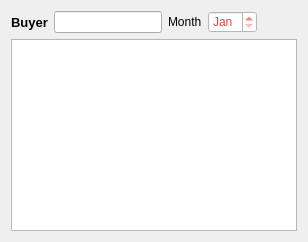
      <widget class="QWidget" name="deals_tab">
       <attribute name="icon">
        <iconset resource="resource.qrc">
         <normaloff>:/images/img/sales-icon-large.png</normaloff>:/images/img/sales-icon-large.png</iconset>
       </attribute>
       <attribute name="title">
        <string>Sales</string>
       </attribute>
       <attribute name="toolTip">
        <string>&lt;html&gt;&lt;head/&gt;&lt;body&gt;&lt;p&gt;&lt;img src=&quot;:/images/img/sales-icon-large.png&quot;/&gt;&lt;/p&gt;&lt;p&gt;&lt;span style=&quot; font-size:12pt; font-weight:600; color:#404244;&quot;&gt;The Details of sales with dealers.&lt;br/&gt;You can filter through the details of sales in the tab.&lt;/span&gt;&lt;/p&gt;&lt;/body&gt;&lt;/html&gt;</string>
       </attribute>
       <layout class="QGridLayout" name="gridLayout_5">
        <item row="0" column="0">
         <layout class="QHBoxLayout" name="horizontalLayout_11">
          <item>
           <layout class="QHBoxLayout" name="horizontalLayout_10">
            <item>
             <layout class="QFormLayout" name="formLayout_2">
              <item row="0" column="0">
               <widget class="QLabel" name="label_2">
                <property name="font">
                 <font>
                  <pointsize>10</pointsize>
                  <weight>75</weight>
                  <bold>true</bold>
                 </font>
                </property>
                <property name="styleSheet">
                 <string notr="true">color: rgb(3, 3, 3);</string>
                </property>
                <property name="text">
                 <string>Buyer</string>
                </property>
               </widget>
              </item>
              <item row="0" column="1">
               <widget class="QLineEdit" name="dealsearch_edit"/>
              </item>
             </layout>
            </item>
            <item>
             <layout class="QHBoxLayout" name="horizontalLayout_9">
              <item>
               <widget class="QLabel" name="label_19">
                <property name="text">
                 <string>Month</string>
                </property>
               </widget>
              </item>
              <item>
               <widget class="QDateEdit" name="dealsdatesearch_dateEdit">
                <property name="styleSheet">
                 <string notr="true">background-color: rgb(255, 255, 255);
font: 87 14pt &quot;Segoe UI Black&quot;;
color: rgb(234, 67, 53);</string>
                </property>
                <property name="displayFormat">
                 <string>MMM</string>
                </property>
               </widget>
              </item>
             </layout>
            </item>
           </layout>
          </item>
          <item>
           <spacer name="horizontalSpacer_3">
            <property name="orientation">
             <enum>Qt::Horizontal</enum>
            </property>
            <property name="sizeHint" stdset="0">
             <size>
              <width>40</width>
              <height>20</height>
             </size>
            </property>
           </spacer>
          </item>
         </layout>
        </item>
        <item row="1" column="0">
         <widget class="QTableView" name="deals_tableview">
          <property name="font">
           <font>
            <weight>75</weight>
            <bold>true</bold>
           </font>
          </property>
          <property name="autoFillBackground">
           <bool>false</bool>
          </property>
          <property name="editTriggers">
           <set>QAbstractItemView::NoEditTriggers</set>
          </property>
          <property name="tabKeyNavigation">
           <bool>false</bool>
          </property>
          <property name="alternatingRowColors">
           <bool>true</bool>
          </property>
          <property name="selectionBehavior">
           <enum>QAbstractItemView::SelectRows</enum>
          </property>
          <property name="sortingEnabled">
           <bool>true</bool>
          </property>
          <property name="cornerButtonEnabled">
           <bool>false</bool>
          </property>
          <attribute name="horizontalHeaderStretchLastSection">
           <bool>true</bool>
          </attribute>
          <attribute name="verticalHeaderVisible">
           <bool>false</bool>
          </attribute>
         </widget>
        </item>
       </layout>
      </widget>
